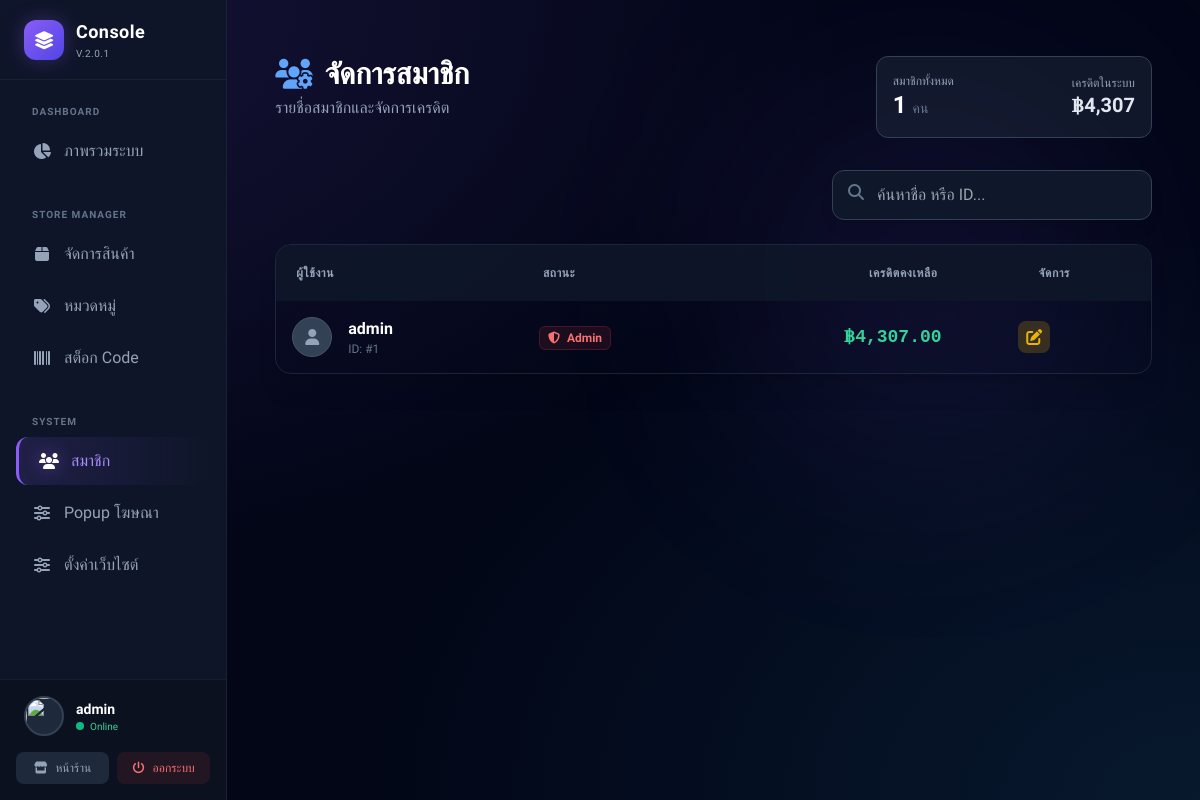
The page /admin/users.php (signed in) on the database its author committed.
### tables this page shows
CREATE TABLE `users` (
  `id` int(11) NOT NULL,
  `username` varchar(50) NOT NULL,
  `password` varchar(255) NOT NULL,
  `point` decimal(10,2) DEFAULT 0.00,
  `role` enum('member','admin') DEFAULT 'member',
  `profile_img` text DEFAULT NULL,
  `created_at` timestamp NOT NULL DEFAULT current_timestamp(),
  `discord_id` varchar(50) DEFAULT NULL,
  `email` varchar(100) DEFAULT NULL
);

### admin/users.php (the view, shortened to what this page needs)
<?php
require_once 'header.php';
$search = $_GET['search'] ?? '';
$sql = "SELECT * FROM users WHERE username LIKE ? OR id = ? ORDER BY id DESC";
$stmt = $pdo->prepare($sql);
$stmt->execute(["%$search%", $search]);
$users = $stmt->fetchAll();
$total_points = 0;
foreach($users as $u) $total_points += $u->point;
?>
<div class="container mx-auto px-4 pb-12 pt-6 max-w-7xl">
    <div class="grid grid-cols-1 md:grid-cols-3 gap-6 mb-8">
        <div class="md:col-span-2">
            <h2 class="text-3xl font-bold text-white flex items-center gap-3">
                <i class="fa-solid fa-users-gear text-blue-400"></i> จัดการสมาชิก
            </h2>
            <p class="text-slate-400 mt-1">รายชื่อสมาชิกและจัดการเครดิต</p>
        </div>
        <div class="bg-slate-800/50 rounded-xl p-4 border border-slate-700 flex justify-between items-center">
            <div>
                <div class="text-slate-400 text-xs">สมาชิกทั้งหมด</div>
                <div class="text-2xl font-bold text-white"><?php echo number_format(count($users)); ?> <span class="text-sm font-normal text-slate-500">คน</span></div>
            </div>
            <div class="text-right">
                <div class="text-slate-400 text-xs">เครดิตในระบบ</div>
                <div class="text-xl font-bold text-theme-main">฿<?php echo number_format($total_points); ?></div>
            </div>
        </div>
    </div>
    <div class="flex justify-end mb-6">
        <form class="relative w-full md:w-80">
            <input type="text" name="search" value="<?php echo htmlspecialchars($search); ?>"
                   placeholder="ค้นหาชื่อ หรือ ID..."
                   class="w-full bg-slate-900 border border-slate-700 rounded-xl px-4 py-3 pl-11 text-white focus:outline-none focus:border-theme-main transition shadow-lg">
            <i class="fa-solid fa-magnifying-glass absolute left-4 top-3.5 text-slate-500"></i>
        </form>
    </div>
    <div class="hidden md:block glass rounded-2xl overflow-hidden border border-slate-700/50 shadow-xl">
        <table class="w-full text-left">
            <thead class="bg-slate-900/90 text-slate-400 uppercase text-xs tracking-wider">
                <tr>
                    <th class="p-5">ผู้ใช้งาน</th>
                    <th class="p-5">สถานะ</th>
                    <th class="p-5 text-right">เครดิตคงเหลือ</th>
                    <th class="p-5 text-center">จัดการ</th>
                </tr>
            </thead>
            <tbody class="divide-y divide-slate-700/50 text-slate-300">
                <?php foreach($users as $u): ?>
                <tr class="hover:bg-slate-800/40 transition-colors">
                    <td class="p-4">
                        <div class="flex items-center gap-4">
                            <div class="w-10 h-10 rounded-full bg-slate-700 flex items-center justify-center overflow-hidden border border-slate-600">
                                <?php if($u->profile_img): ?>
                                    <img src="../<?php echo $u->profile_img; ?>" class="w-full h-full object-cover">
                                <?php else: ?>
                                    <i class="fa-solid fa-user text-slate-400"></i>
                                <?php endif; ?>
                            </div>
                            <div>
                                <div class="font-bold text-white"><?php echo htmlspecialchars($u->username); ?></div>
                                <div class="text-xs text-slate-500">ID: #<?php echo $u->id; ?></div>
                            </div>
                        </div>
                    </td>
                    <td class="p-4">
                        <?php if($u->role == 'admin'): ?>
                            <span class="px-2 py-1 rounded-md text-xs font-bold bg-red-500/10 text-red-400 border border-red-500/20">
                                <i class="fa-solid fa-shield-halved mr-1"></i> Admin
                            </span>
                        <?php else: ?>
                            <span class="px-2 py-1 rounded-md text-xs font-bold bg-blue-500/10 text-blue-400 border border-blue-500/20">
                                Member
                            </span>
                        <?php endif; ?>
                    </td>
                    <td class="p-4 text-right">
                        <span class="font-mono text-emerald-400 font-bold text-lg">฿<?php echo number_format($u->point, 2); ?></span>
                    </td>
                    <td class="p-4 text-center">
                        <div class="flex justify-center gap-2">
                            <button onclick='editUser(<?php echo json_encode($u); ?>)'
                                    class="w-8 h-8 rounded-lg bg-yellow-500/20 text-yellow-500 hover:bg-yellow-500 hover:text-white transition flex items-center justify-center"
                                    title="แก้ไข / เติมเงิน">
                                <i class="fa-solid fa-pen-to-square"></i>
                            </button>
                            <?php if($u->id != $_SESSION['user_id']): ?>
                            <button onclick="confirmDelete(<?php echo $u->id; ?>)"
                                    class="w-8 h-8 rounded-lg bg-red-500/20 text-red-500 hover:bg-red-500 hover:text-white transition flex items-center justify-center"
                                    title="ลบสมาชิก">
                                <i class="fa-solid fa-trash"></i>
                            </button>
                            <?php else: ?>
                            <div class="w-8 h-8"></div> <?php endif; ?>
                        </div>
                    </td>
                </tr>
                <?php endforeach; ?>
            </tbody>
        </table>
    </div>
</div>
<?php require_once 'footer.php'; ?>

### admin/header.php (style rules this page uses)
body { background-color: #020617; color: #e2e8f0; background-image: radial-gradient(at 0% 0%, rgba(139, 92, 246, 0.15) 0px, transparent 50%), radial-gradient(at 100% 100%, rgba(56, 189, 248, 0.1) 0px, transparent 50%); background-attachment: fixed; -webkit-tap-highlight-color: transparent; }

### rows shown on the page
users: username "admin", id "1", role "admin" (drawn), point "4,307.00"

### other values the page prints
$admin_name "admin"
count($users) "1"
$total_points "4,307"
